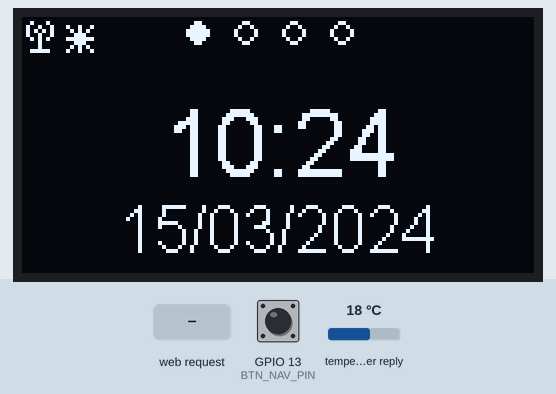
Simulated run of this sketch. Board: ESP8266 (NodeMCU). On the bench: 128×64 one-colour display. The test bench sets the inputs (shaded band); at power-on: GPIO 13 (BTN_NAV_PIN) HIGH, temperature in the weather reply 18 °C. WiFi joins after 1.5 s; servers stay silent unless stated; the local clock reads 2024-03-15 10:24:30 at power-on unless the sketch sets it; web services answer with replies made up by the test bench.

Above: at 2.9 s.
3.0 s: GPIO 13 (BTN_NAV_PIN) pulled LOW for 0.15 s
At 4.7 s:
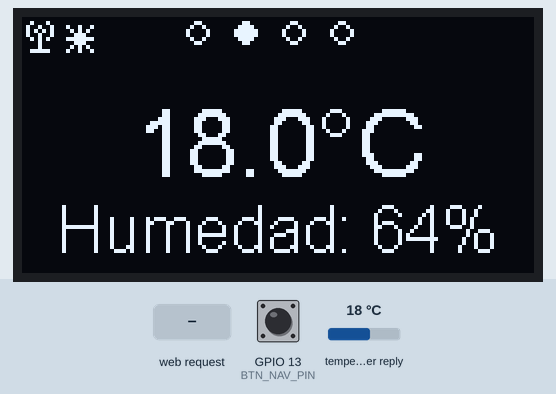
5.0 s: HTTP request GET /toggle received
At 5.9 s:
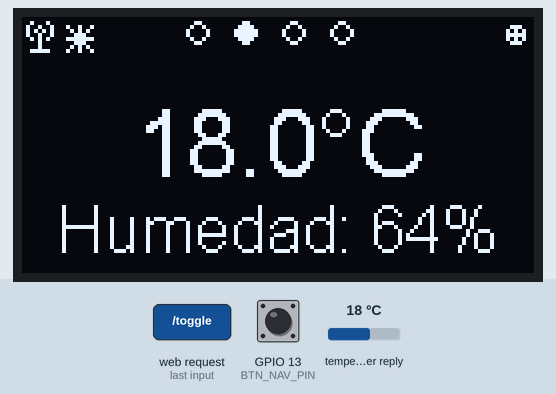
6.5 s: GPIO 13 (BTN_NAV_PIN) pulled LOW for 1 s
At 7.7 s:
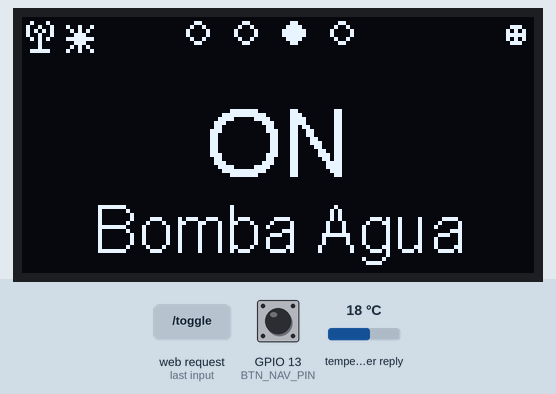
9.0 s: GPIO 13 (BTN_NAV_PIN) pulled LOW for 0.15 s
At 10.5 s:
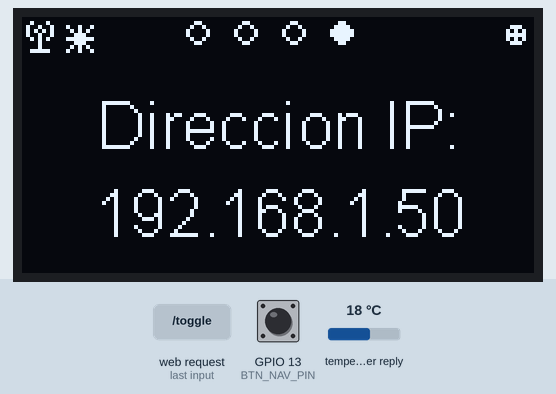
11.0 s: GPIO 13 (BTN_NAV_PIN) pulled LOW for 3.2 s
At 12.2 s:
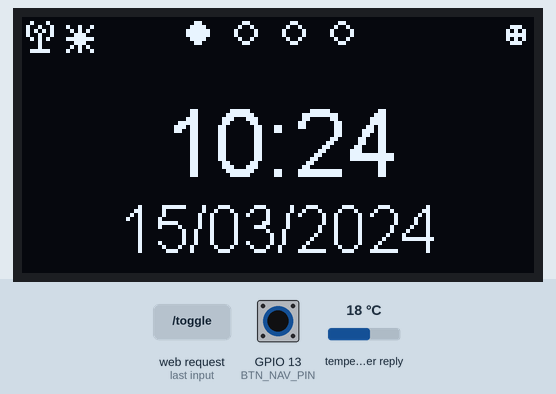
15.7 s: GPIO 13 (BTN_NAV_PIN) pulled LOW for 0.15 s
At 16.16 s:
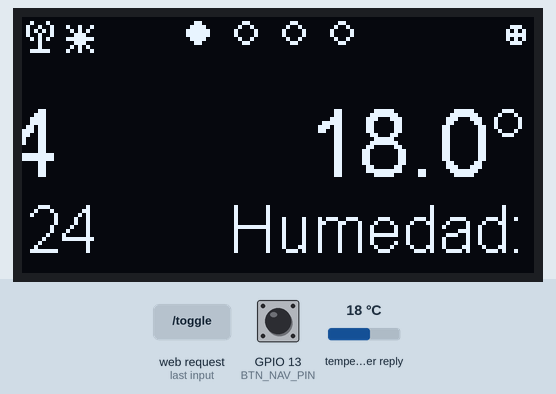
Timing chart, 0 to 18.7 s (numbered marks = the images above; inputs shaded):
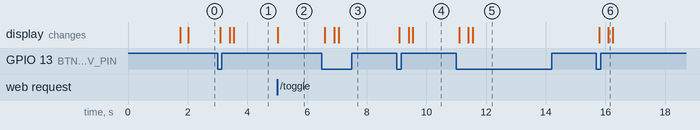

The sketch:

Bomba_maestro.ino
```cpp
/* === CÓDIGO MAESTRO DEFINITIVO: ICONOS DE ESTADO + WEB + SEGURIDAD ===
   Hardware: ESP8266 (NodeMCU 1.0 / ESP-12E)
   Librería: esp8266-oled-ssd1306 (ThingPulse)
   Novedad: Ícono "Ok" integrado en la esquina superior derecha (121, 2).
*/

#include <ESP8266WiFi.h>
#include <ESP8266HTTPClient.h>
#include <ESP8266WebServer.h>
#include <WiFiClient.h>
#include <ArduinoJson.h>
#include <time.h>
#include <Wire.h>
#include <espnow.h>

#include "SSD1306Wire.h"
#include "OLEDDisplayUi.h"

/* ================= CONFIGURACIÓN HARDWARE ================= */
#define SDA_PIN 12
#define SCL_PIN 14
#define BTN_NAV_PIN 13
#define BTN_BOMBA_PIN 0

/* ================= DATOS WIFI Y API ================= */
const char* ssid = "INFINITUM2D38_2.4";
const char* password = "Elgatofeo2588";
const char* apiKey = "a227163bb3d00750ee0927a108f5b1e2";
const float LAT = 19.0433;
const float LON = -98.2019;

const char* ntp1 = "pool.ntp.org";
const char* ntp2 = "time.nist.gov";
const char* tzInfo = "MST6MDT,M3.2.0/2,M11.1.0/2";

/* ================= OBJETOS ================= */
SSD1306Wire display(0x3c, SDA_PIN, SCL_PIN);
OLEDDisplayUi ui(&display);
ESP8266WebServer server(80);

/* ================= VARIABLES ================= */
unsigned long ultimaHoraSync = 0;
unsigned long ultimoClimaSync = 0;
const unsigned long INTERVALO_HORA  = 86400000UL;
const unsigned long INTERVALO_CLIMA = 3600000UL;

float temperatura = 0.0;
int humedad = 0;
bool climaValido = false;
bool estadoAgua = false;

unsigned long ultimaInteraccion = 0;
const unsigned long TIEMPO_APAGADO = 60000;
bool pantallaEncendida = true;

uint8_t macBomba[] = {0xCC, 0x50, 0xE3, 0x18, 0xCC, 0x42};

typedef struct struct_mensaje {
  bool encender;
} struct_mensaje;
struct_mensaje mensaje;

unsigned long ultimoHeartbeat = 0;
const unsigned long INTERVALO_HEARTBEAT = 2000;
bool espNowConnected = false;

int ultimoEstadoNav = HIGH;
unsigned long ultimoReboteNav = 0;
int ultimoEstadoBomba = HIGH;
unsigned long ultimoReboteBomba = 0;
const unsigned long delayRebote = 50;

/* ================= ICONOS (BITMAPS) ================= */
const uint8_t activeSymbol[] PROGMEM = {B00000000, B00011000, B00111100, B01111110, B01111110, B00111100, B00011000, B00000000};
const uint8_t inactiveSymbol[] PROGMEM = {B00000000, B00011000, B00100100, B01000010, B01000010, B00100100, B00011000, B00000000};

// Iconos Lopaka
const unsigned char image_BLE_beacon_bits[] PROGMEM = {0x22, 0x49, 0x55, 0x49, 0x2a, 0x08, 0x08, 0x3e};
const unsigned char image_Pin_star_bits[] PROGMEM = {0x49, 0x2a, 0x1c, 0x7f, 0x1c, 0x2a, 0x49};
const unsigned char image_Ok_btn_bits[] PROGMEM = {0x0e,0x15,0x1f,0x15,0x0e};

/* ================= PÁGINA WEB (HTML / PWA) ================= */
const char index_html[] PROGMEM = R"rawliteral(
<!DOCTYPE HTML><html>
<head>
  <meta charset="UTF-8">
  <meta name="viewport" content="width=device-width, initial-scale=1, maximum-scale=1, user-scalable=no">
  <meta name="mobile-web-app-capable" content="yes">
  <meta name="apple-mobile-web-app-capable" content="yes">
  <meta name="theme-color" content="#121212">
  <title>Bomba App</title>
  <style>
    body { font-family: sans-serif; text-align: center; background: #121212; color: #eee; padding-top: 40px; margin: 0; display: flex; flex-direction: column; align-items: center; justify-content: center; height: 100vh;}
    .btn { background: #007bff; border: none; color: white; padding: 25px 50px; font-size: 24px; border-radius: 50px; cursor: pointer; box-shadow: 0 4px 15px rgba(0,123,255,0.4); transition: transform 0.1s; }
    .btn:active { transform: scale(0.95); }
    .status { font-size: 28px; margin-bottom: 40px; color: #0f0; }
    h1 { margin-bottom: 10px; }
  </style>
</head>
<body>
  <h1>Panel Domótico</h1>
  <div class="status">Estado: %STATE%</div>
  <a href="/toggle"><button class="btn">ACTIVAR BOMBA</button></a>
</body>
</html>)rawliteral";

/* ================= DECLARACIONES ================= */
void frameReloj(OLEDDisplay *display, OLEDDisplayUiState* state, int16_t x, int16_t y);
void frameClima(OLEDDisplay *display, OLEDDisplayUiState* state, int16_t x, int16_t y);
void frameAgua(OLEDDisplay *display, OLEDDisplayUiState* state, int16_t x, int16_t y);
void frameInfo(OLEDDisplay *display, OLEDDisplayUiState* state, int16_t x, int16_t y);
void overlayHeader(OLEDDisplay *display, OLEDDisplayUiState* state);
void OnDataSent(uint8_t *mac_addr, uint8_t sendStatus);

void leerBotones();
void despertarPantalla();
void enviarComandoBomba(bool toggle);
void conectarWiFi();
void sincronizarClima();
void handleRoot();
void handleToggle();

FrameCallback frames[] = { frameReloj, frameClima, frameAgua, frameInfo };
int frameCount = 4;
OverlayCallback overlays[] = { overlayHeader };
int overlaysCount = 1;

/* ================= SETUP ================= */
void setup() {
  Serial.begin(115200);
  pinMode(BTN_NAV_PIN, INPUT_PULLUP);
  pinMode(BTN_BOMBA_PIN, INPUT_PULLUP);

  ui.setTargetFPS(60);
  ui.setActiveSymbol(activeSymbol);
  ui.setInactiveSymbol(inactiveSymbol);
  ui.setIndicatorPosition(TOP);
  ui.setIndicatorDirection(LEFT_RIGHT);
  ui.setFrameAnimation(SLIDE_LEFT);
  ui.disableAutoTransition();
  ui.setFrames(frames, frameCount);
  ui.setOverlays(overlays, overlaysCount);
  ui.init();

  display.flipScreenVertically();
  display.setFont(ArialMT_Plain_16);
  display.setTextAlignment(TEXT_ALIGN_CENTER);
  display.drawString(64, 25, "Conectando...");
  display.display();

  conectarWiFi();

  server.on("/", handleRoot);
  server.on("/toggle", handleToggle);
  server.begin();

  if (esp_now_init() == 0) {
    esp_now_set_self_role(ESP_NOW_ROLE_CONTROLLER);
    esp_now_register_send_cb(OnDataSent);
    esp_now_add_peer(macBomba, ESP_NOW_ROLE_SLAVE, 1, NULL, 0);
  }

  configTime(0, 0, ntp1, ntp2);
  setenv("TZ", tzInfo, 1);
  tzset();
  sincronizarClima();

  ultimaInteraccion = millis();
}

/* ================= LOOP ================= */
void loop() {
  server.handleClient();

  int remainingTimeBudget = ui.update();
  if (remainingTimeBudget > 0) {
    unsigned long ahora = millis();
    leerBotones();

    if (pantallaEncendida && (ahora - ultimaInteraccion > TIEMPO_APAGADO)) {
      display.displayOff();
      pantallaEncendida = false;
    }

    if (ahora - ultimaHoraSync >= INTERVALO_HORA) { ultimaHoraSync = ahora; }
    if (ahora - ultimoClimaSync >= INTERVALO_CLIMA) {
      sincronizarClima();
      ultimoClimaSync = ahora;
    }

    if (ahora - ultimoHeartbeat >= INTERVALO_HEARTBEAT) {
      enviarComandoBomba(false);
      ultimoHeartbeat = ahora;
    }
    delay(remainingTimeBudget);
  }
}

/* ================= LÓGICA Y CALLBACKS ================= */
void OnDataSent(uint8_t *mac_addr, uint8_t sendStatus) {
  espNowConnected = (sendStatus == 0);
}

void handleRoot() {
  String html = index_html;
  html.replace("%STATE%", estadoAgua ? "ON" : "OFF");
  server.send(200, "text/html", html);
}

void handleToggle() {
  despertarPantalla();
  enviarComandoBomba(true);
  server.sendHeader("Location", "/");
  server.send(303);
}

void despertarPantalla() {
  ultimaInteraccion = millis();
  if (!pantallaEncendida) {
    display.displayOn();
    pantallaEncendida = true;
  }
}

void leerBotones() {
  int lecturaNav = digitalRead(BTN_NAV_PIN);
  if (lecturaNav != ultimoEstadoNav) ultimoReboteNav = millis();
  if ((millis() - ultimoReboteNav) > delayRebote) {
    static int estableNav = HIGH;
    if (lecturaNav != estableNav) {
      estableNav = lecturaNav;
      if (estableNav == LOW) { despertarPantalla(); ui.nextFrame(); }
    }
  }
  ultimoEstadoNav = lecturaNav;

  int lecturaBomba = digitalRead(BTN_BOMBA_PIN);
  if (lecturaBomba != ultimoEstadoBomba) ultimoReboteBomba = millis();
  if ((millis() - ultimoReboteBomba) > delayRebote) {
    static int estableBomba = HIGH;
    if (lecturaBomba != estableBomba) {
      estableBomba = lecturaBomba;
      if (estableBomba == LOW) { despertarPantalla(); enviarComandoBomba(true); }
    }
  }
  ultimoEstadoBomba = lecturaBomba;
}

void enviarComandoBomba(bool toggle) {
  if (toggle) estadoAgua = !estadoAgua;
  mensaje.encender = estadoAgua;
  esp_now_send(macBomba, (uint8_t *) &mensaje, sizeof(mensaje));
}

/* ================= FRAMES (PANTALLAS) ================= */
void frameReloj(OLEDDisplay *display, OLEDDisplayUiState* state, int16_t x, int16_t y) {
  time_t now = time(nullptr);
  struct tm* t = localtime(&now);
  display->setTextAlignment(TEXT_ALIGN_CENTER);
  display->setFont(ArialMT_Plain_24);
  char timeStr[10];
  snprintf(timeStr, sizeof(timeStr), "%02d:%02d", t->tm_hour, t->tm_min);
  display->drawString(64 + x, 18 + y, timeStr);
  display->setFont(ArialMT_Plain_16);
  char dateStr[12];
  snprintf(dateStr, sizeof(dateStr), "%02d/%02d/%d", t->tm_mday, t->tm_mon + 1, t->tm_year + 1900);
  display->drawString(64 + x, 44 + y, dateStr);
}

void frameClima(OLEDDisplay *display, OLEDDisplayUiState* state, int16_t x, int16_t y) {
  display->setTextAlignment(TEXT_ALIGN_CENTER);
  if (!climaValido) {
    display->setFont(ArialMT_Plain_16);
    display->drawString(64 + x, 25 + y, "Conectando...");
    return;
  }
  display->setFont(ArialMT_Plain_24);
  display->drawString(64 + x, 18 + y, String(temperatura, 1) + "°C");
  display->setFont(ArialMT_Plain_16);
  display->drawString(64 + x, 44 + y, "Humedad: " + String(humedad) + "%");
}

void frameAgua(OLEDDisplay *display, OLEDDisplayUiState* state, int16_t x, int16_t y) {
  display->setTextAlignment(TEXT_ALIGN_CENTER);
  display->setFont(ArialMT_Plain_24);
  display->drawString(64 + x, 18 + y, estadoAgua ? "ON" : "OFF");
  display->setFont(ArialMT_Plain_16);
  display->drawString(64 + x, 44 + y, "Bomba Agua");
}

void frameInfo(OLEDDisplay *display, OLEDDisplayUiState* state, int16_t x, int16_t y) {
  display->setTextAlignment(TEXT_ALIGN_CENTER);
  display->setFont(ArialMT_Plain_16);
  display->drawString(64 + x, 18 + y, "Direccion IP:");
  if (WiFi.status() == WL_CONNECTED) {
    display->setFont(ArialMT_Plain_16);
    display->drawString(64 + x, 40 + y, WiFi.localIP().toString());
  } else {
    display->drawString(64 + x, 40 + y, "Sin Conexion");
  }
}

// --- OVERLAY PARA LA BARRA DE ESTADO ---
void overlayHeader(OLEDDisplay *display, OLEDDisplayUiState* state) {
  display->setColor(WHITE);

  // Ícono ESP-NOW (Izquierda)
  if (espNowConnected) {
    display->drawXbm(1, 1, 7, 8, image_BLE_beacon_bits);
  }

  // Ícono WiFi (Junto al anterior)
  if (WiFi.status() == WL_CONNECTED) {
    display->drawXbm(11, 2, 7, 7, image_Pin_star_bits);
  }

  // Ícono OK (Esquina superior derecha) indicando estado de la bomba
  if (estadoAgua) {
    display->drawXbm(121, 2, 5, 5, image_Ok_btn_bits);
  }
}

void conectarWiFi() {
  if (WiFi.status() == WL_CONNECTED) return;
  WiFi.mode(WIFI_STA);
  WiFi.begin(ssid, password);
  while (WiFi.status() != WL_CONNECTED) { delay(500); }
}

void sincronizarClima() {
  if (WiFi.status() == WL_CONNECTED) {
    WiFiClient client;
    HTTPClient http;
    char url[200];
    snprintf(url, sizeof(url), "http://api.openweathermap.org/data/2.5/weather?lat=%.4f&lon=%.4f&units=metric&lang=es&appid=%s", LAT, LON, apiKey);
    if (http.begin(client, url)) {
      if (http.GET() == 200) {
         StaticJsonDocument<384> doc;
         if(!deserializeJson(doc, http.getStream())) {
           temperatura = doc["main"]["temp"];
           humedad = doc["main"]["humidity"];
           climaValido = true;
         }
      }
      http.end();
    }
  }
}
```

Measured:
- after the input at 3.0 s, the display: first changes after 0.09 s (image 1 shows a later state)
- after the input at 5.0 s, the display: changes at once (image 2)
- after the input at 6.5 s, the display: first changes after 0.10 s (image 3 shows a later state)
- after the input at 9.0 s, the display: first changes after 0.09 s (image 4 shows a later state)
- after the input at 11.0 s, the display: first changes after 0.09 s (image 5 shows a later state)
- after the input at 15.7 s, the display: first changes after 0.09 s (image 6 shows a later state)
